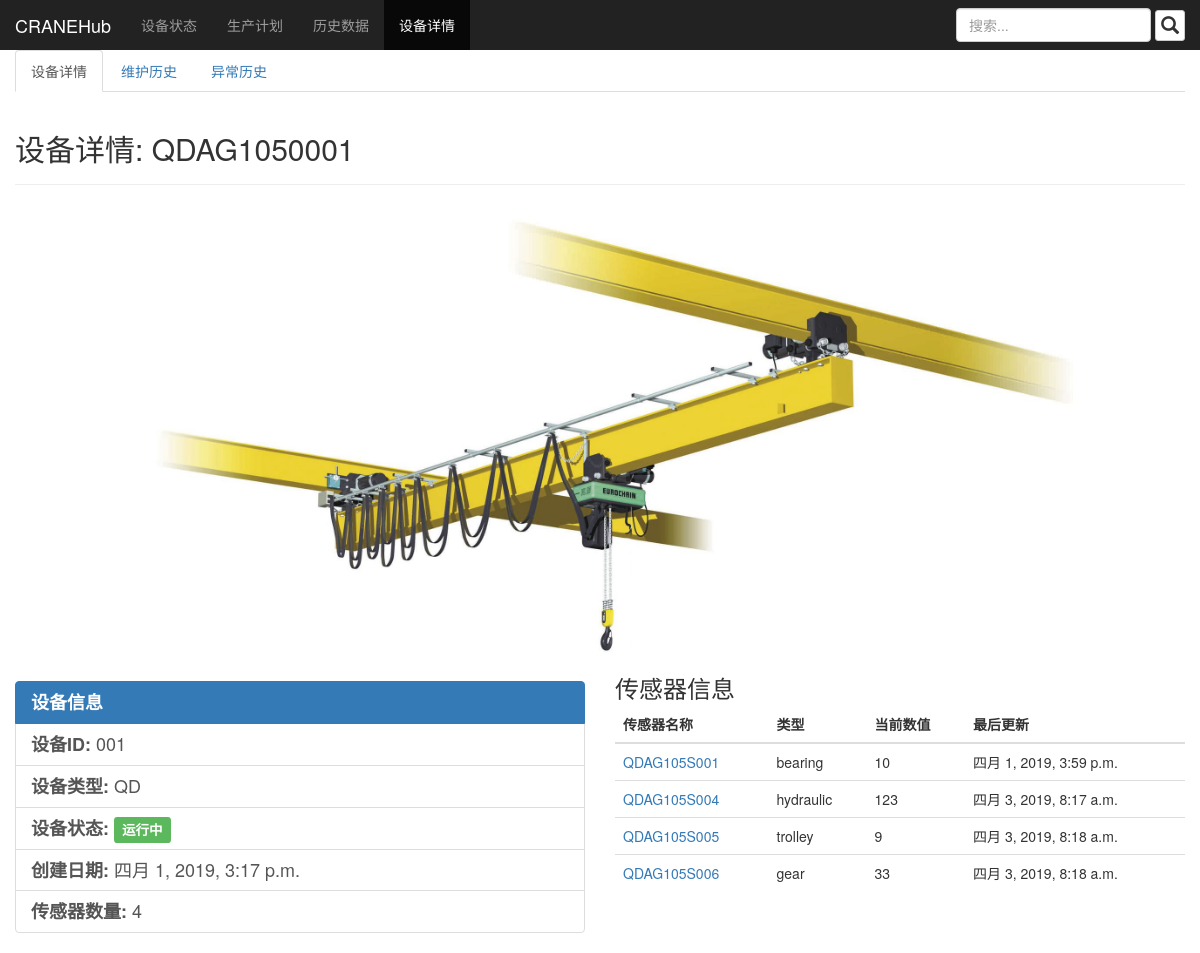
Page /devman/1/ on the earlier database version.
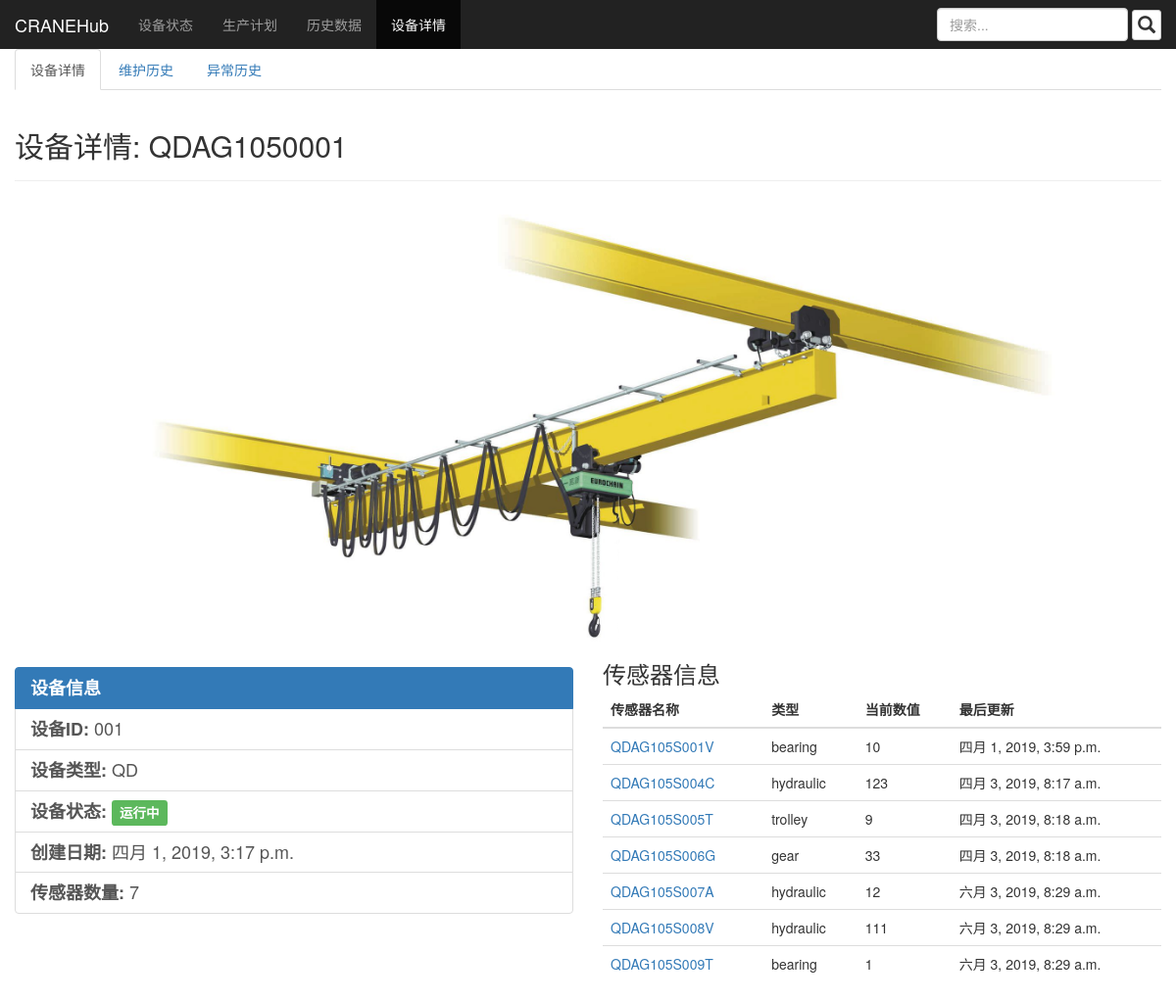
Same page on the later database version.
### devman/models.py (models this page shows, shortened)
class Device(models.Model):
    device_name = models.CharField(max_length=50)
    device_id = models.CharField(max_length=50)
    device_type = models.CharField(max_length=50)
    device_status = models.CharField(max_length=50)
    device_date = models.DateTimeField('device created')
    device_hist_data = []

class Sensor(models.Model):
    device = models.ForeignKey(Device, on_delete=models.CASCADE)
    sensor_name = models.CharField(max_length=50)
    sensor_id = models.CharField(max_length=50)
    sensor_type = models.CharField(max_length=50, default="bearing")
    sensor_value = models.CharField(max_length=50)
    sensor_date = models.DateTimeField('sensor created')

### devman/views.py (the view)
# urls.py: path('<int:device_id>/', views.detail, name='detail'),
def detail(request, device_id):
    try:
        device = Device.objects.get(pk=device_id)
    except Device.DoesNotExist:
        raise Http404('Device does not exist')
    return render(request, 'devman/detail.html', {'device': device})

### devman/templates/devman/detail.html (shortened to what this page needs)
<!DOCTYPE html>
<html lang="zh-CN">
  <head>
    <link href="/static/css/bootstrap.min.css" rel="stylesheet">
    <link href="/static/dashboard.css" rel="stylesheet">
  </head>
  <body>
    <nav class="navbar navbar-inverse navbar-fixed-top">
      <div class="container-fluid">
        <div class="navbar-header">
          <a class="navbar-brand" href="{% url 'devman:overview' %}">CRANEHub</a>
        </div>
        <div id="navbar" class="navbar-collapse collapse">
          <ul class="nav navbar-nav">
            <li><a href="{% url 'devman:overview' %}">设备状态</a></li>
            <li><a href="{% url 'devman:plan' %}">生产计划</a></li>
            <li><a href="{% url 'devman:hist' %}">历史数据</a></li>
            <li class="active"><a href="{% url 'devman:detail' device.id %}">设备详情</a></li>
          </ul>
          <form class="navbar-form navbar-right">
            <input type="text" class="form-control" placeholder="搜索...">
            <button type="button" class="btn btn-default btn-xs" style="font-size: 18px">
              <span class=" glyphicon glyphicon-search"></span>
            </button>
          </form>
        </div>
      </div>
    </nav>
    <div class="container-fluid" style="margin: 0 auto; width: 1200px">
      <ul class="nav nav-tabs" role="tablist">
        <li role="presentation" class="active"><a href="">设备详情</a></li>
        <li role="presentation"><a href="{% url 'devman:repair' device.id %}">维护历史</a></li>
        <li role="presentation"><a href="{% url 'devman:error' device.id %}">异常历史</a></li>
      </ul>
      <div class="page-header">
        <h2>设备详情: {{ device.device_name }}</h2>
      </div>
      <div class="row" align="center">
        <img src="/static/medias/crane.png" class="img-rounded" width="1000"/>
      </div>
      <div class="row">
        <div class="col-sm-6">
          <div class="list-group">
            <h4>
              <a class="list-group-item active"><b>设备信息</b></a>
              <a class="list-group-item"><b>设备ID:</b> {{ device.device_id }}</a>
              <a class="list-group-item"><b>设备类型:</b> {{ device.device_type }}</a>
              <a class="list-group-item"><b>设备状态:</b>
              </a>
              <a class="list-group-item"><b>创建日期:</b> {{ device.device_date }}</a>
              <a class="list-group-item"><b>传感器数量:</b> {{ device.sensor_set.count }}</a>
            </h4>
          </div>
        </div>
        <div class="col-sm-6">
          <font size="5">传感器信息</font>
          <table class="table">
            <thead>
              <tr>
                <th>传感器名称</th>
                <th>类型</th>
                <th>当前数值</th>
                <th>最后更新</th>
              </tr>
            </thead>
            <tbody>
              {% for sensor in device.sensor_set.all %}
                <tr>
                  <td><a href="{% url 'devman:sensor' sensor.sensor_type sensor.id 'data' %}">{{ sensor.sensor_name }}</a></td>
                  <td>{{ sensor.sensor_type }}</td>
                  <td>{{ sensor.sensor_value }}</td>
                  <td>{{ sensor.sensor_date }}</td>
                </tr>
              {% endfor %}
            </tbody>
          </table>
        </div>
      </div>
    </div>
  </body>
</html>

### static/dashboard.css (style rules this page uses)
body { padding-top: 50px; }
.navbar-fixed-top { border: 0; }

Differences in the rows shown:
computed for Device "QDAG1050001": sensor_set.count "4" → "7"
changed Sensor: sensor_name "QDAG105S001" → "QDAG105S001V"
changed Sensor: sensor_name "QDAG105S004" → "QDAG105S004C"
changed Sensor "trolley": sensor_name "QDAG105S005" → "QDAG105S005T"
changed Sensor "gear": sensor_name "QDAG105S006" → "QDAG105S006G"
added Sensor: sensor_name "QDAG105S007A", sensor_type "hydraulic", sensor_value "12", sensor_date "六月 3, 2019, 8:29 a.m."
added Sensor: sensor_name "QDAG105S008V", sensor_type "hydraulic", sensor_value "111", sensor_date "六月 3, 2019, 8:29 a.m."
added Sensor: sensor_name "QDAG105S009T", sensor_type "bearing", sensor_value "1", sensor_date "六月 3, 2019, 8:29 a.m."
